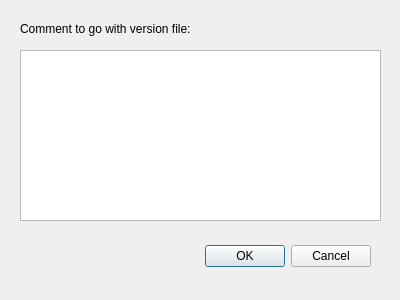
<?xml version="1.0" encoding="UTF-8"?>
<ui version="4.0">
 <class>GetCommentForm</class>
 <widget class="QDialog" name="GetCommentForm">
  <property name="geometry">
   <rect>
    <x>0</x>
    <y>0</y>
    <width>400</width>
    <height>300</height>
   </rect>
  </property>
  <property name="windowTitle">
   <string>GetCommentForm</string>
  </property>
  <widget class="QDialogButtonBox" name="buttonBoxComment">
   <property name="geometry">
    <rect>
     <x>30</x>
     <y>240</y>
     <width>341</width>
     <height>32</height>
    </rect>
   </property>
   <property name="orientation">
    <enum>Qt::Horizontal</enum>
   </property>
   <property name="standardButtons">
    <set>QDialogButtonBox::Cancel|QDialogButtonBox::Ok</set>
   </property>
  </widget>
  <widget class="QLabel" name="labelGetCommentForm">
   <property name="geometry">
    <rect>
     <x>20</x>
     <y>20</y>
     <width>371</width>
     <height>17</height>
    </rect>
   </property>
   <property name="text">
    <string>Comment to go with version file:</string>
   </property>
  </widget>
  <widget class="QTextEdit" name="textGetCommentForm">
   <property name="geometry">
    <rect>
     <x>20</x>
     <y>50</y>
     <width>361</width>
     <height>171</height>
    </rect>
   </property>
  </widget>
 </widget>
 <resources/>
 <connections>
  <connection>
   <sender>buttonBoxComment</sender>
   <signal>accepted()</signal>
   <receiver>GetCommentForm</receiver>
   <slot>accept()</slot>
   <hints>
    <hint type="sourcelabel">
     <x>248</x>
     <y>254</y>
    </hint>
    <hint type="destinationlabel">
     <x>157</x>
     <y>274</y>
    </hint>
   </hints>
  </connection>
  <connection>
   <sender>buttonBoxComment</sender>
   <signal>rejected()</signal>
   <receiver>GetCommentForm</receiver>
   <slot>reject()</slot>
   <hints>
    <hint type="sourcelabel">
     <x>316</x>
     <y>260</y>
    </hint>
    <hint type="destinationlabel">
     <x>286</x>
     <y>274</y>
    </hint>
   </hints>
  </connection>
 </connections>
</ui>
